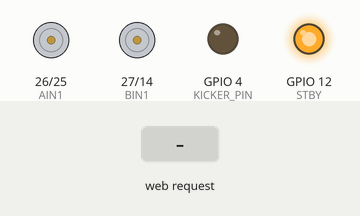
Simulated run of this sketch. Board: ESP32. Parts: motor-driver pin pairs drawn as motors (green arrow = first pin HIGH = forward, orange = second pin HIGH = backward, longer = more drive, scaled by the enable pin, stopped while the standby pin is LOW), output pins drawn as LEDs (lit = HIGH). The inputs (shaded band) are chosen by the test bench.

Above: at 1.2 s.
1.3 s: HTTP request GET /move?dir=F received
At 2.5 s:
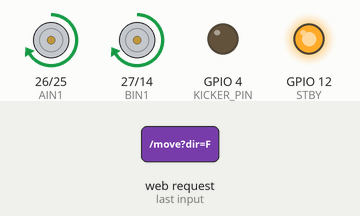
2.8 s: HTTP request GET /move?dir=B received
At 3.9 s:
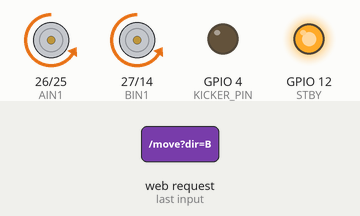
4.3 s: HTTP request GET /move?dir=L received
At 5.0 s:
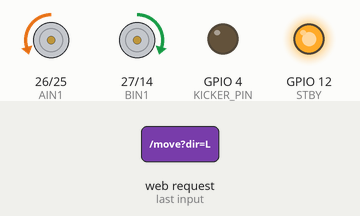
5.8 s: HTTP request GET /move?dir=R received
At 6.2 s:
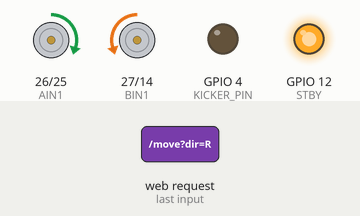
7.3 s: HTTP request GET /move?dir=1 received
At 8.5 s:
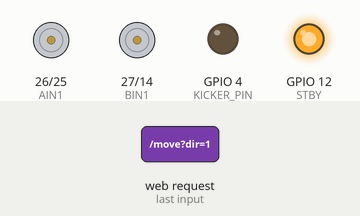
8.8 s: HTTP request GET /kick?dir=1&state=1&val=1 received
At 9.7 s:
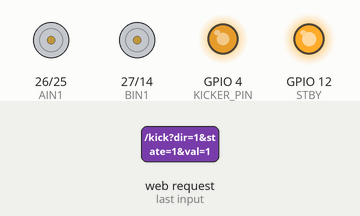
Timing chart, 0 to 11.3 s (numbered marks = the images above; inputs shaded):
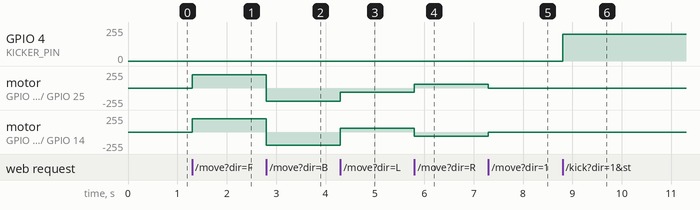

The sketch:

CrevoBot_ESP32_WebController_V.1.0.ino
```cpp
#include <Arduino.h>
#include <WiFi.h>
#include <AsyncTCP.h>
#include <ESPAsyncWebServer.h>
#define AIN1 26
#define AIN2 25
#define PWMA 33
#define BIN1 27
#define BIN2 14
#define PWMB 13
#define STBY 12
#define KICKER_PIN 04
const char* ssid = "CrevoBot";
const char* password = "12345678";
AsyncWebServer server(80);
int motorSpeed = 200;
int kickerPower = 200;
const int freq = 30000;
const int pwmChannelA = 0;
const int pwmChannelB = 1;
const int pwmChannelKick = 2;
const int resolution = 8;

const char index_html[] PROGMEM = R"rawliteral(
<!DOCTYPE html>
<html>
<head>
  <meta charset="utf-8">
  <meta name="viewport" content="width=device-width, initial-scale=1, maximum-scale=1, user-scalable=no">
  <meta name="apple-mobile-web-app-capable" content="yes">
  <meta name="theme-color" content="#1a1a1a">
  <title>CrevoBot V4</title>
  <style>
    body {
      background-color: #1a1a1a; color: white;
      font-family: sans-serif;
      margin: 0; padding: 0;
      width: 100vw; height: 100vh;
      overflow: hidden;
      user-select: none; -webkit-user-select: none;
      touch-action: none;
      position: relative;
    }
    .btn-round {
      width: 80px; height: 80px;
      background: rgba(46, 204, 113, 0.8);
      border: 3px solid #27ae60; border-radius: 50%;
      color: white; font-size: 24px;
      display: flex; justify-content: center; align-items: center;
      box-shadow: 0 4px #1e8449; cursor: pointer;
      margin: 5px 0;
    }
    .btn-round:active, .btn-round.active {
      transform: scale(0.95); background: #2ecc71; box-shadow: 0 2px #1e8449;
    }
    .btn-rect {
      width: 90px; height: 60px; /* Ukuran sedikit disesuaikan */
      border-radius: 12px; font-weight: bold; font-size: 18px;
      color: white; border: 2px solid white;
      box-shadow: 0 4px rgba(0,0,0,0.5);
      display: flex; justify-content: center; align-items: center;
      z-index: 10;
    }
    .btn-stop { background: #f39c12; }
    .btn-stop:active { background: #f1c40f; transform: translateY(2px); }

    .btn-kick { background: #c0392b; }
    .btn-kick:active, .btn-kick.active { background: #e74c3c; transform: translateY(2px); }
    .group-left {
      position: absolute; bottom: 30px; left: 30px;
      display: flex; flex-direction: column; align-items: center;
    }
    .group-right {
      position: absolute; bottom: 30px; right: 30px;
      display: flex; flex-direction: column; align-items: center;
    }
    .pos-kick {
      position: absolute;
      bottom: 80px; /* Naik dari 50 ke 80 */
      left: 140px;  /* Geser ke samping mendekati tombol arah kiri */
    }
    .pos-stop {
      position: absolute;
      bottom: 80px; /* Naik dari 50 ke 80 */
      right: 140px; /* Geser ke samping mendekati tombol arah kanan */
    }
    .slider-container {
      position: absolute;
      top: 50px;
      left: 50%;
      transform: translateX(-50%);
      width: 60%;
      background: rgba(0,0,0,0.6);
      padding: 10px; border-radius: 15px;
      display: flex; justify-content: space-around;
      align-items: center;
    }
    .slider-item { text-align: center; width: 45%; }
    input[type=range] { width: 100%; accent-color: #00cec9; }
    label { font-size: 12px; color: #ddd; font-weight: bold; }
    #fs-btn {
      position: absolute; top: 10px; left: 50%; transform: translateX(-50%);
      z-index: 999; background: rgba(255,255,255,0.2);
      border: 1px solid white; color: white; padding: 5px 10px; border-radius: 5px;
    }

    #rotate-msg { display: none; }
    @media screen and (orientation: portrait) {
      #rotate-msg {
        display: flex; position: fixed; top:0; left:0; width:100%; height:100%;
        background: black; z-index:10000; justify-content:center; align-items:center; color: white;
      }
      .group-left, .group-right, .pos-stop, .pos-kick, .slider-container { display: none; }
    }
  </style>
</head>
<body>

  <div id="rotate-msg"><h1>PUTAR HP 90&deg;</h1></div>
  <button id="fs-btn" onclick="toggleFullScreen()">&#x26F6; FULLSCREEN</button>

  <div class="slider-container">
    <div class="slider-item">
      <label>SPEED: <span id="speedVal">200</span></label>
      <input type="range" min="0" max="255" value="200" oninput="setVal('Speed', this.value)">
    </div>
    <div class="slider-item">
      <label>KICK: <span id="kickVal">200</span></label>
      <input type="range" min="0" max="255" value="200" oninput="setVal('KickPower', this.value)">
    </div>
  </div>

  <div class="group-left">
    <div class="btn-round" onpointerdown="move('L', this)" onpointerup="stop(this)" onpointerleave="stop(this)">&#9664; L</div>
    <div class="btn-round" onpointerdown="move('B', this)" onpointerup="stop(this)" onpointerleave="stop(this)">&#9660; B</div>
  </div>

  <div class="group-right">
    <div class="btn-round" onpointerdown="move('F', this)" onpointerup="stop(this)" onpointerleave="stop(this)">&#9650; F</div>
    <div class="btn-round" onpointerdown="move('R', this)" onpointerup="stop(this)" onpointerleave="stop(this)">&#9654; R</div>
  </div>

  <div class="pos-kick">
    <div class="btn-rect btn-kick"
         onpointerdown="sendKick('1', this)"
         onpointerup="sendKick('0', this)"
         onpointerleave="sendKick('0', this)">SHOOT</div>
  </div>

  <div class="pos-stop">
    <div class="btn-rect btn-stop" onpointerdown="stop(this)">STOP</div>
  </div>

<script>
  document.addEventListener('contextmenu', event => event.preventDefault());

  function toggleFullScreen() {
    var doc = window.document; var docEl = doc.documentElement;
    var requestFullScreen = docEl.requestFullscreen || docEl.mozRequestFullScreen || docEl.webkitRequestFullScreen;
    if(!doc.fullscreenElement && requestFullScreen) {
      requestFullScreen.call(docEl);
      document.getElementById('fs-btn').style.display = 'none';
    }
  }

  var lastRequest = 0;
  function sendReq(url, instant) {
    var now = Date.now();
    if (!instant && (now - lastRequest < 30)) return;
    lastRequest = now;
    var xhr = new XMLHttpRequest();
    xhr.open("GET", url, true);
    xhr.send();
  }

  function move(dir, btn) {
    btn.setPointerCapture(event.pointerId);
    btn.classList.add('active');
    sendReq("/move?dir=" + dir, true);
  }

  function stop(btn) {
    if(btn) btn.classList.remove('active');
    sendReq("/move?dir=S", true);
  }

  function sendKick(state, btn) {
    if(state == '1') {
      btn.setPointerCapture(event.pointerId);
      btn.classList.add('active');
    } else {
      btn.classList.remove('active');
    }
    sendReq("/kick?state=" + state, true);
  }

  function setVal(type, val) {
    if(type == 'Speed') document.getElementById('speedVal').innerText = val;
    if(type == 'KickPower') document.getElementById('kickVal').innerText = val;
    sendReq("/set" + type + "?val=" + val, false);
  }
</script>
</body>
</html>
)rawliteral";
void stopRobot() {
  digitalWrite(AIN1, LOW); digitalWrite(AIN2, LOW);
  digitalWrite(BIN1, LOW); digitalWrite(BIN2, LOW);
  ledcWrite(pwmChannelA, 0); ledcWrite(pwmChannelB, 0);
}
void moveRobot(String dir) {
  int a1 = LOW, a2 = LOW, b1 = LOW, b2 = LOW;
  int currentPwm = motorSpeed;

  if (dir == "F") {
    a1=HIGH; a2=LOW; b1=HIGH; b2=LOW;
    currentPwm = motorSpeed;
  }
  else if (dir == "B") {
    a1=LOW; a2=HIGH; b1=LOW; b2=HIGH;
    currentPwm = motorSpeed;
  }
  else if (dir == "L") {
    a1=LOW; a2=HIGH; b1=HIGH; b2=LOW;
    currentPwm = 60; // FIX 60
  }
  else if (dir == "R") {
    a1=HIGH; a2=LOW; b1=LOW; b2=HIGH;
    currentPwm = 60; // FIX 60
  }

  digitalWrite(AIN1, a1); digitalWrite(AIN2, a2);
  digitalWrite(BIN1, b1); digitalWrite(BIN2, b2);
  ledcWrite(pwmChannelA, currentPwm);
  ledcWrite(pwmChannelB, currentPwm);
}
void setup() {
  pinMode(AIN1, OUTPUT); pinMode(AIN2, OUTPUT);
  pinMode(BIN1, OUTPUT); pinMode(BIN2, OUTPUT);
  pinMode(STBY, OUTPUT); pinMode(KICKER_PIN, OUTPUT);
  digitalWrite(STBY, HIGH);

  ledcSetup(pwmChannelA, freq, resolution);
  ledcSetup(pwmChannelB, freq, resolution);
  ledcSetup(pwmChannelKick, freq, resolution);
  ledcAttachPin(PWMA, pwmChannelA);
  ledcAttachPin(PWMB, pwmChannelB);
  ledcAttachPin(KICKER_PIN, pwmChannelKick);

  WiFi.softAP(ssid, password);

  server.on("/", HTTP_GET, [](AsyncWebServerRequest *request){
    request->send_P(200, "text/html", index_html);
  });

  server.on("/move", HTTP_GET, [](AsyncWebServerRequest *request){
    if (request->hasParam("dir")) {
      String dir = request->getParam("dir")->value();
      if (dir == "S") stopRobot();
      else moveRobot(dir);
    }
    request->send(200, "text/plain", "OK");
  });

  server.on("/kick", HTTP_GET, [](AsyncWebServerRequest *request){
    if (request->hasParam("state")) {
      String state = request->getParam("state")->value();
      if(state == "1") {
        ledcWrite(pwmChannelKick, kickerPower);
      } else {
        ledcWrite(pwmChannelKick, 0);
      }
    }
    request->send(200, "text/plain", "OK");
  });

  server.on("/setSpeed", HTTP_GET, [](AsyncWebServerRequest *request){
    if (request->hasParam("val")) {
      motorSpeed = request->getParam("val")->value().toInt();
    }
    request->send(200, "text/plain", "OK");
  });

  server.on("/setKickPower", HTTP_GET, [](AsyncWebServerRequest *request){
    if (request->hasParam("val")) {
      kickerPower = request->getParam("val")->value().toInt();
    }
    request->send(200, "text/plain", "OK");
  });

  server.begin();
}

void loop() {}
```

Measured:
- after the input at 1.3 s, motor on GPIO 26 (AIN1) / GPIO 25 (AIN2), motor on GPIO 27 (BIN1) / GPIO 14 (BIN2): stopped → forward 199/255 at once
- after the input at 2.8 s, motor on GPIO 26 (AIN1) / GPIO 25 (AIN2), motor on GPIO 27 (BIN1) / GPIO 14 (BIN2): forward 199/255 → backward 199/255 at once
- after the input at 4.3 s, motor on GPIO 26 (AIN1) / GPIO 25 (AIN2): backward 199/255 → backward 60/255 at once; motor on GPIO 27 (BIN1) / GPIO 14 (BIN2): backward 199/255 → forward 60/255 at once
- after the input at 5.8 s, motor on GPIO 26 (AIN1) / GPIO 25 (AIN2): backward 60/255 → forward 60/255 at once; motor on GPIO 27 (BIN1) / GPIO 14 (BIN2): forward 60/255 → backward 60/255 at once
- after the input at 7.3 s, motor on GPIO 26 (AIN1) / GPIO 25 (AIN2): forward 60/255 → stopped at once; motor on GPIO 27 (BIN1) / GPIO 14 (BIN2): backward 60/255 → stopped at once
- after the input at 8.8 s, GPIO 4 (KICKER_PIN): 0/255 → 199/255 at once
